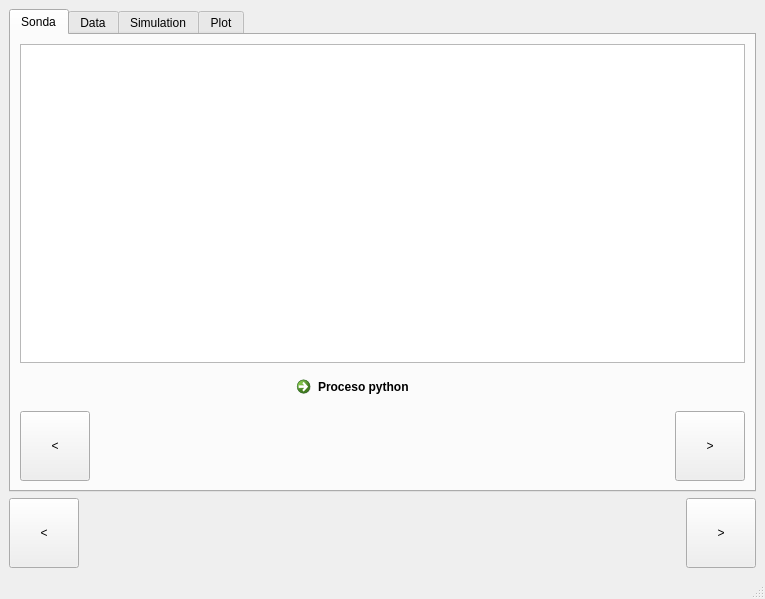
<?xml version="1.0" encoding="UTF-8"?>
<ui version="4.0">
 <class>MainWindow</class>
 <widget class="QMainWindow" name="MainWindow">
  <property name="geometry">
   <rect>
    <x>0</x>
    <y>0</y>
    <width>765</width>
    <height>599</height>
   </rect>
  </property>
  <property name="windowTitle">
   <string>MainWindow</string>
  </property>
  <property name="styleSheet">
   <string notr="true"/>
  </property>
  <widget class="QWidget" name="centralwidget">
   <layout class="QGridLayout" name="gridLayout_3">
    <item row="1" column="2">
     <widget class="QPushButton" name="rightButton">
      <property name="sizePolicy">
       <sizepolicy hsizetype="Minimum" vsizetype="Expanding">
        <horstretch>0</horstretch>
        <verstretch>0</verstretch>
       </sizepolicy>
      </property>
      <property name="minimumSize">
       <size>
        <width>0</width>
        <height>0</height>
       </size>
      </property>
      <property name="maximumSize">
       <size>
        <width>70</width>
        <height>70</height>
       </size>
      </property>
      <property name="text">
       <string>&gt;</string>
      </property>
      <property name="iconSize">
       <size>
        <width>16</width>
        <height>16</height>
       </size>
      </property>
     </widget>
    </item>
    <item row="0" column="0" colspan="3">
     <widget class="QTabWidget" name="tabWidget">
      <property name="tabPosition">
       <enum>QTabWidget::North</enum>
      </property>
      <property name="tabShape">
       <enum>QTabWidget::Rounded</enum>
      </property>
      <property name="currentIndex">
       <number>0</number>
      </property>
      <property name="iconSize">
       <size>
        <width>16</width>
        <height>16</height>
       </size>
      </property>
      <property name="elideMode">
       <enum>Qt::ElideNone</enum>
      </property>
      <property name="documentMode">
       <bool>false</bool>
      </property>
      <property name="tabBarAutoHide">
       <bool>true</bool>
      </property>
      <widget class="QWidget" name="tabSonda">
       <attribute name="title">
        <string>Sonda</string>
       </attribute>
       <layout class="QGridLayout" name="gridLayout_4">
        <item row="0" column="0">
         <layout class="QGridLayout" name="gridLayout_2">
          <item row="0" column="0" colspan="5">
           <widget class="QTextBrowser" name="textBrowser"/>
          </item>
          <item row="3" column="0" alignment="Qt::AlignHCenter">
           <widget class="QPushButton" name="leftButton_Sonda">
            <property name="sizePolicy">
             <sizepolicy hsizetype="Minimum" vsizetype="Expanding">
              <horstretch>0</horstretch>
              <verstretch>0</verstretch>
             </sizepolicy>
            </property>
            <property name="maximumSize">
             <size>
              <width>70</width>
              <height>70</height>
             </size>
            </property>
            <property name="text">
             <string>&lt;</string>
            </property>
            <property name="iconSize">
             <size>
              <width>16</width>
              <height>16</height>
             </size>
            </property>
           </widget>
          </item>
          <item row="1" column="2">
           <widget class="QCommandLinkButton" name="commandLinkButton">
            <property name="text">
             <string>Proceso python</string>
            </property>
           </widget>
          </item>
          <item row="3" column="2">
           <spacer name="horizontalSpacer">
            <property name="orientation">
             <enum>Qt::Horizontal</enum>
            </property>
            <property name="sizeHint" stdset="0">
             <size>
              <width>40</width>
              <height>20</height>
             </size>
            </property>
           </spacer>
          </item>
          <item row="3" column="1">
           <spacer name="horizontalSpacer_5">
            <property name="orientation">
             <enum>Qt::Horizontal</enum>
            </property>
            <property name="sizeHint" stdset="0">
             <size>
              <width>40</width>
              <height>20</height>
             </size>
            </property>
           </spacer>
          </item>
          <item row="3" column="3">
           <spacer name="horizontalSpacer_6">
            <property name="orientation">
             <enum>Qt::Horizontal</enum>
            </property>
            <property name="sizeHint" stdset="0">
             <size>
              <width>40</width>
              <height>20</height>
             </size>
            </property>
           </spacer>
          </item>
          <item row="3" column="4" alignment="Qt::AlignHCenter">
           <widget class="QPushButton" name="rightButton_Sonda">
            <property name="sizePolicy">
             <sizepolicy hsizetype="Minimum" vsizetype="Expanding">
              <horstretch>0</horstretch>
              <verstretch>0</verstretch>
             </sizepolicy>
            </property>
            <property name="minimumSize">
             <size>
              <width>0</width>
              <height>0</height>
             </size>
            </property>
            <property name="maximumSize">
             <size>
              <width>70</width>
              <height>70</height>
             </size>
            </property>
            <property name="text">
             <string>&gt;</string>
            </property>
            <property name="iconSize">
             <size>
              <width>16</width>
              <height>16</height>
             </size>
            </property>
           </widget>
          </item>
          <item row="1" column="1">
           <spacer name="horizontalSpacer_3">
            <property name="orientation">
             <enum>Qt::Horizontal</enum>
            </property>
            <property name="sizeHint" stdset="0">
             <size>
              <width>40</width>
              <height>20</height>
             </size>
            </property>
           </spacer>
          </item>
          <item row="1" column="3">
           <spacer name="horizontalSpacer_4">
            <property name="orientation">
             <enum>Qt::Horizontal</enum>
            </property>
            <property name="sizeType">
             <enum>QSizePolicy::Expanding</enum>
            </property>
            <property name="sizeHint" stdset="0">
             <size>
              <width>40</width>
              <height>20</height>
             </size>
            </property>
           </spacer>
          </item>
         </layout>
        </item>
       </layout>
      </widget>
      <widget class="QWidget" name="tabData">
       <attribute name="title">
        <string>Data</string>
       </attribute>
       <layout class="QGridLayout" name="gridLayout_6">
        <item row="0" column="0">
         <layout class="QGridLayout" name="gridLayout_5">
          <item row="0" column="0" colspan="3">
           <widget class="QTextBrowser" name="textBrowser_Data"/>
          </item>
          <item row="2" column="2">
           <widget class="QPushButton" name="rightButton_Data">
            <property name="sizePolicy">
             <sizepolicy hsizetype="Minimum" vsizetype="Expanding">
              <horstretch>0</horstretch>
              <verstretch>0</verstretch>
             </sizepolicy>
            </property>
            <property name="minimumSize">
             <size>
              <width>0</width>
              <height>0</height>
             </size>
            </property>
            <property name="maximumSize">
             <size>
              <width>70</width>
              <height>70</height>
             </size>
            </property>
            <property name="text">
             <string>&gt;</string>
            </property>
            <property name="iconSize">
             <size>
              <width>16</width>
              <height>16</height>
             </size>
            </property>
           </widget>
          </item>
          <item row="2" column="1">
           <spacer name="horizontalSpacer_2">
            <property name="orientation">
             <enum>Qt::Horizontal</enum>
            </property>
            <property name="sizeHint" stdset="0">
             <size>
              <width>40</width>
              <height>20</height>
             </size>
            </property>
           </spacer>
          </item>
          <item row="2" column="0">
           <widget class="QPushButton" name="leftButton_Data">
            <property name="sizePolicy">
             <sizepolicy hsizetype="Minimum" vsizetype="Expanding">
              <horstretch>0</horstretch>
              <verstretch>0</verstretch>
             </sizepolicy>
            </property>
            <property name="maximumSize">
             <size>
              <width>70</width>
              <height>70</height>
             </size>
            </property>
            <property name="text">
             <string>&lt;</string>
            </property>
            <property name="iconSize">
             <size>
              <width>16</width>
              <height>16</height>
             </size>
            </property>
           </widget>
          </item>
         </layout>
        </item>
       </layout>
      </widget>
      <widget class="QWidget" name="tabSimulation">
       <attribute name="title">
        <string>Simulation</string>
       </attribute>
       <layout class="QGridLayout" name="gridLayout">
        <item row="0" column="0">
         <layout class="QGridLayout" name="gridLayout_7">
          <item row="0" column="0" colspan="3">
           <widget class="QTextBrowser" name="textBrowser_Data_2"/>
          </item>
          <item row="2" column="2">
           <widget class="QPushButton" name="rightButton_Simulation">
            <property name="sizePolicy">
             <sizepolicy hsizetype="Minimum" vsizetype="Expanding">
              <horstretch>0</horstretch>
              <verstretch>0</verstretch>
             </sizepolicy>
            </property>
            <property name="minimumSize">
             <size>
              <width>0</width>
              <height>0</height>
             </size>
            </property>
            <property name="maximumSize">
             <size>
              <width>70</width>
              <height>70</height>
             </size>
            </property>
            <property name="text">
             <string>&gt;</string>
            </property>
            <property name="iconSize">
             <size>
              <width>16</width>
              <height>16</height>
             </size>
            </property>
           </widget>
          </item>
          <item row="2" column="1">
           <spacer name="horizontalSpacer_7">
            <property name="orientation">
             <enum>Qt::Horizontal</enum>
            </property>
            <property name="sizeHint" stdset="0">
             <size>
              <width>40</width>
              <height>20</height>
             </size>
            </property>
           </spacer>
          </item>
          <item row="2" column="0">
           <widget class="QPushButton" name="leftButton_Simulation">
            <property name="sizePolicy">
             <sizepolicy hsizetype="Minimum" vsizetype="Expanding">
              <horstretch>0</horstretch>
              <verstretch>0</verstretch>
             </sizepolicy>
            </property>
            <property name="maximumSize">
             <size>
              <width>70</width>
              <height>70</height>
             </size>
            </property>
            <property name="text">
             <string>&lt;</string>
            </property>
            <property name="iconSize">
             <size>
              <width>16</width>
              <height>16</height>
             </size>
            </property>
           </widget>
          </item>
         </layout>
        </item>
       </layout>
      </widget>
      <widget class="QWidget" name="tabPlot">
       <attribute name="title">
        <string>Plot</string>
       </attribute>
       <layout class="QGridLayout" name="gridLayout_9">
        <item row="0" column="0">
         <layout class="QGridLayout" name="gridLayout_8">
          <item row="2" column="1">
           <spacer name="horizontalSpacer_8">
            <property name="orientation">
             <enum>Qt::Horizontal</enum>
            </property>
            <property name="sizeHint" stdset="0">
             <size>
              <width>40</width>
              <height>20</height>
             </size>
            </property>
           </spacer>
          </item>
          <item row="2" column="0">
           <widget class="QPushButton" name="leftButton_Plot">
            <property name="sizePolicy">
             <sizepolicy hsizetype="Minimum" vsizetype="Expanding">
              <horstretch>0</horstretch>
              <verstretch>0</verstretch>
             </sizepolicy>
            </property>
            <property name="maximumSize">
             <size>
              <width>70</width>
              <height>70</height>
             </size>
            </property>
            <property name="text">
             <string>&lt;</string>
            </property>
            <property name="iconSize">
             <size>
              <width>16</width>
              <height>16</height>
             </size>
            </property>
           </widget>
          </item>
          <item row="0" column="0" colspan="3">
           <widget class="QTextBrowser" name="textBrowser_Data_3"/>
          </item>
          <item row="2" column="2">
           <widget class="QPushButton" name="rightButton_Plot">
            <property name="sizePolicy">
             <sizepolicy hsizetype="Minimum" vsizetype="Expanding">
              <horstretch>0</horstretch>
              <verstretch>0</verstretch>
             </sizepolicy>
            </property>
            <property name="minimumSize">
             <size>
              <width>0</width>
              <height>0</height>
             </size>
            </property>
            <property name="maximumSize">
             <size>
              <width>70</width>
              <height>70</height>
             </size>
            </property>
            <property name="text">
             <string>&gt;</string>
            </property>
            <property name="iconSize">
             <size>
              <width>16</width>
              <height>16</height>
             </size>
            </property>
           </widget>
          </item>
         </layout>
        </item>
       </layout>
      </widget>
     </widget>
    </item>
    <item row="1" column="0">
     <widget class="QPushButton" name="leftButton">
      <property name="sizePolicy">
       <sizepolicy hsizetype="Minimum" vsizetype="Expanding">
        <horstretch>0</horstretch>
        <verstretch>0</verstretch>
       </sizepolicy>
      </property>
      <property name="maximumSize">
       <size>
        <width>70</width>
        <height>70</height>
       </size>
      </property>
      <property name="text">
       <string>&lt;</string>
      </property>
      <property name="iconSize">
       <size>
        <width>16</width>
        <height>16</height>
       </size>
      </property>
     </widget>
    </item>
   </layout>
  </widget>
  <widget class="QStatusBar" name="statusbar"/>
 </widget>
 <resources/>
 <connections/>
</ui>
